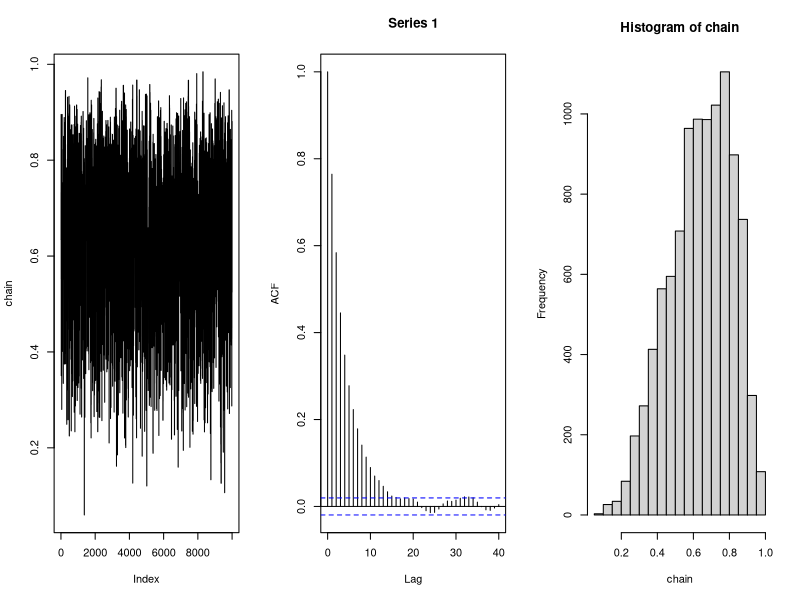
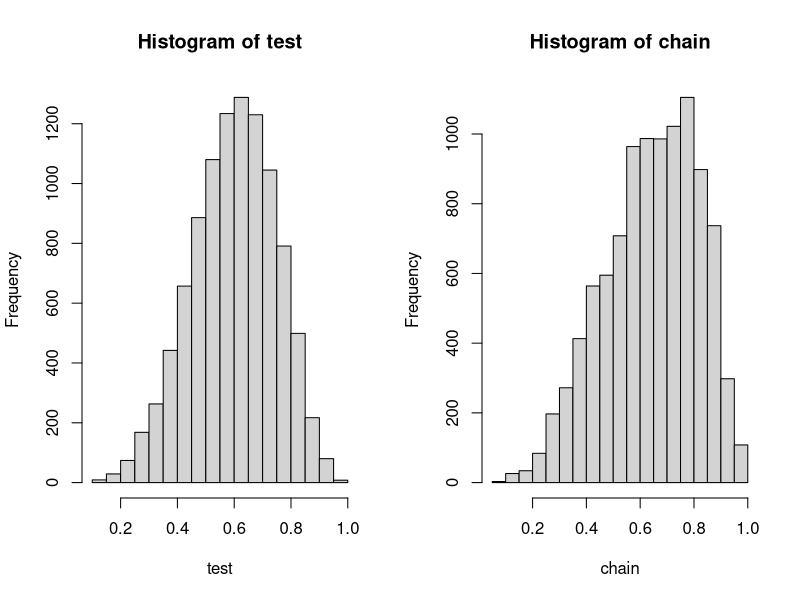
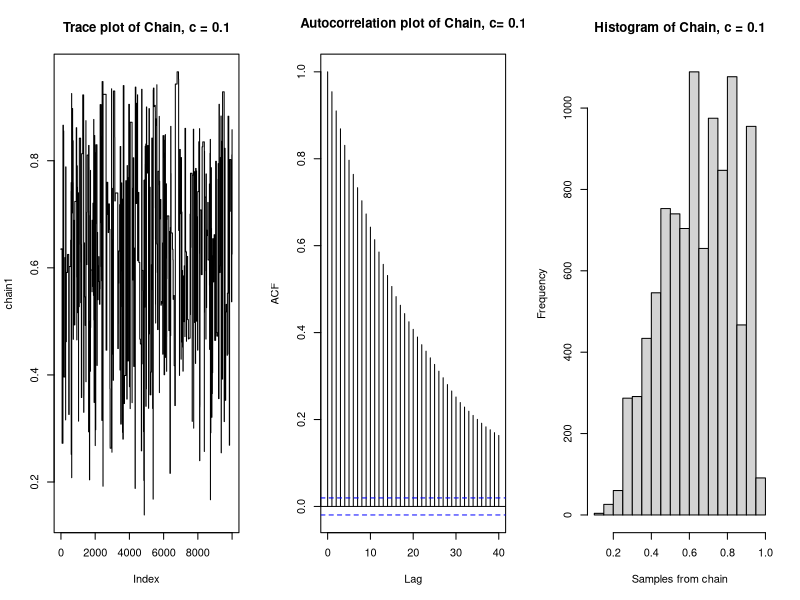
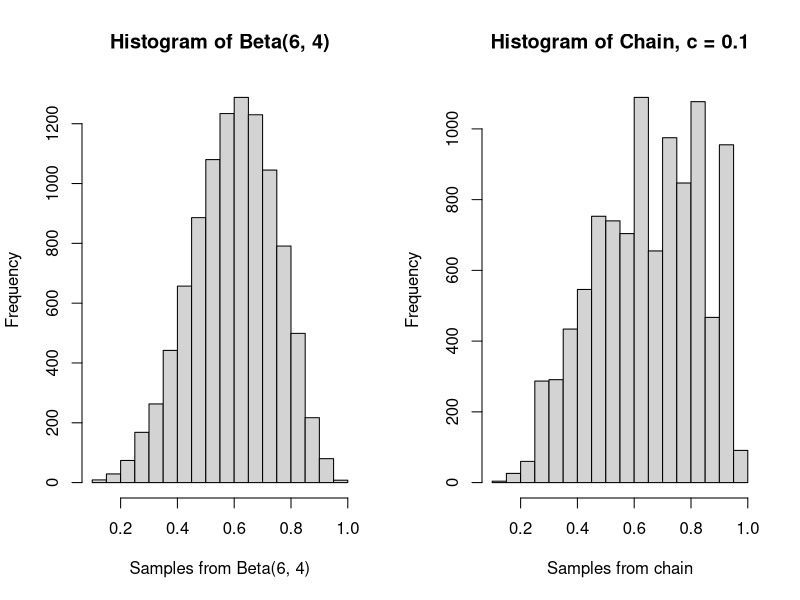
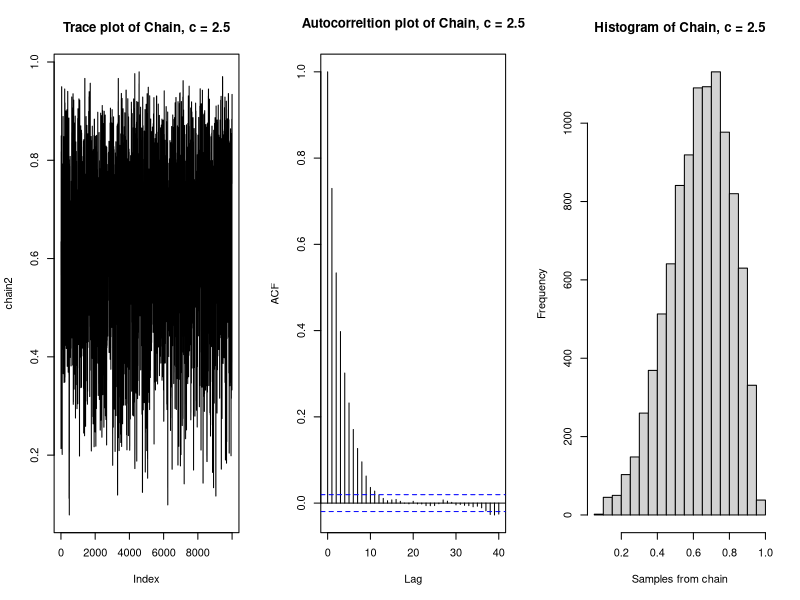
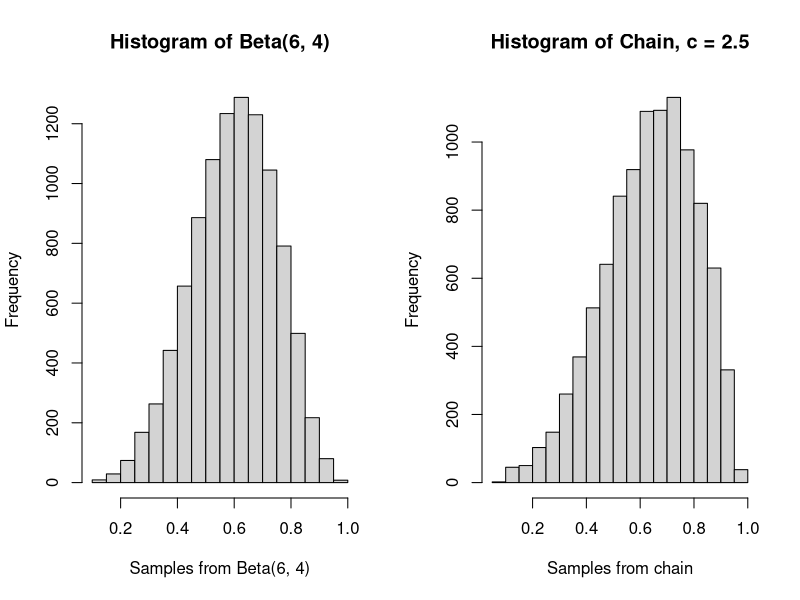
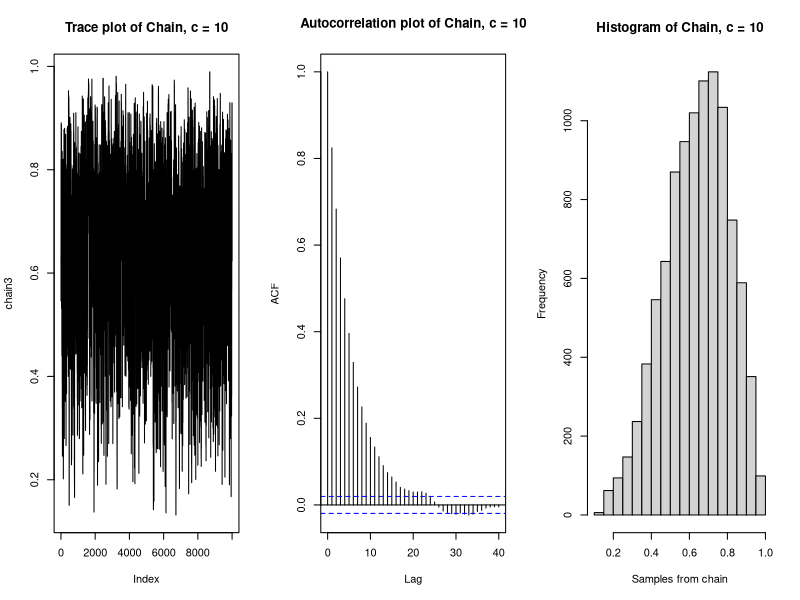
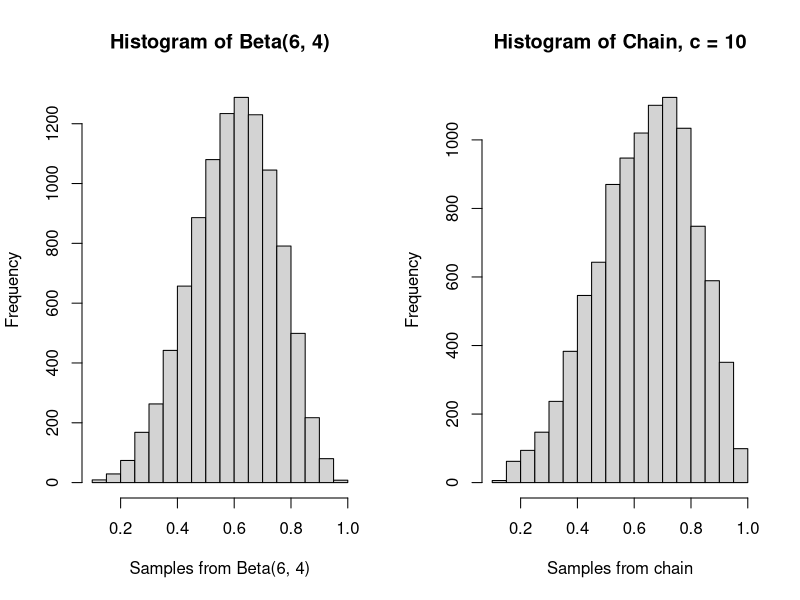

Write the R code that produced these figures, in order.
## ---- chunk 1
knitr::opts_chunk$set(echo = TRUE)
## ---- chunk 2
a <- 6
b <- 4

likelihood <- function(param){
  singlelikelihoods = dbeta(param, a, b, log = T)
}

prior <- function(param){
  pr = dunif(param, min=0, max=1, log = T)
  return(pr)
}

posterior <- function(param){
  return (exp(likelihood(param) + prior(param)))
}

metropolis_MCMC <- function(startvalue, iterations, c){
  chain = array(dim = c(iterations+1,1))
  chain[1,] = startvalue
  for (i in 1:iterations){
    proposal = rbeta(1, c*chain[i,], c*(1-chain[i,]))
    probab = dbeta(proposal,a,b)/dbeta(chain[i,],a,b)
    if (runif(1) < probab){
      chain[i+1,] = proposal
    }else{
      chain[i+1,] = chain[i,]
    }
  }
  return(chain)
}

startvalue <- runif(1, 0, 1)
chain=metropolis_MCMC(startvalue, 10000, c=1)

test <- rbeta(10000, 6, 4)

# Performance of the sampler: c = 1
par(mfrow=c(1,3))
plot(chain, type='l')
acf(chain); hist(chain)  

# Comparing the histogram of the chain with the target distribution Beta(6,4)
par(mfrow=c(1,2))
hist(test); hist(chain)

# Kolmogorov–Smirnov statistic
ks.test(chain, test)

par(mfrow=c(1,1))

# c = 0.1 / c - 2.5 / c = 10
chain1=metropolis_MCMC(startvalue, 10000, c=0.1)
chain2=metropolis_MCMC(startvalue, 10000, c=2.5)
chain3=metropolis_MCMC(startvalue, 10000, c=10)

# Putting burnIn in
burnIn = 5000
acceptance1 = 1-mean(duplicated(chain1[-(1:burnIn),]))
acceptance2 = 1-mean(duplicated(chain2[-(1:burnIn),]))
acceptance3 = 1-mean(duplicated(chain3[-(1:burnIn),]))

# Performance of the sampler: c = 0.1
par(mfrow=c(1,3))
plot(chain1, type='l', main = "Trace plot of Chain, c = 0.1")
acf(chain1, main = "Autocorrelation plot of Chain, c= 0.1")
hist(chain1, xlab = "Samples from chain", main = "Histogram of Chain, c = 0.1") 

# Comparing the histogram of the chain with the target distribution Beta(6,4)
par(mfrow=c(1,2))
hist(test, xlab = "Samples from Beta(6, 4)", main = "Histogram of Beta(6, 4)")
hist(chain1, xlab = "Samples from chain", main = "Histogram of Chain, c = 0.1")

# Kolmogorov–Smirnov statistic
ks.test(chain1, test)

# Performance of the sampler: c = 2.5
par(mfrow=c(1,3))
plot(chain2, type='l', main = "Trace plot of Chain, c = 2.5")
acf(chain2, main = "Autocorreltion plot of Chain, c = 2.5")
hist(chain2, xlab = "Samples from chain", main = "Histogram of Chain, c = 2.5")

# Comparing the histogram of the chain with the target distribution Beta(6,4)
par(mfrow=c(1,2))
hist(test, xlab = "Samples from Beta(6, 4)", main = "Histogram of Beta(6, 4)")
hist(chain2, xlab = "Samples from chain", main = "Histogram of Chain, c = 2.5")

# Kolmogorov–Smirnov statistic
ks.test(chain2, test)

# Performance of the sampler: c = 10
par(mfrow=c(1,3))
plot(chain3, type='l', main = "Trace plot of Chain, c = 10")
acf(chain3, main = "Autocorrelation plot of Chain, c = 10")
hist(chain3, xlab = "Samples from chain", main = "Histogram of Chain, c = 10")

# Comparing the histogram of the chain with the target distribution Beta(6,4)
par(mfrow=c(1,2))
hist(test, xlab = "Samples from Beta(6, 4)", main = "Histogram of Beta(6, 4)")
hist(chain3, xlab = "Samples from chain", main = "Histogram of Chain, c = 10")

# Kolmogorov–Smirnov statistic
ks.test(chain3, test)
